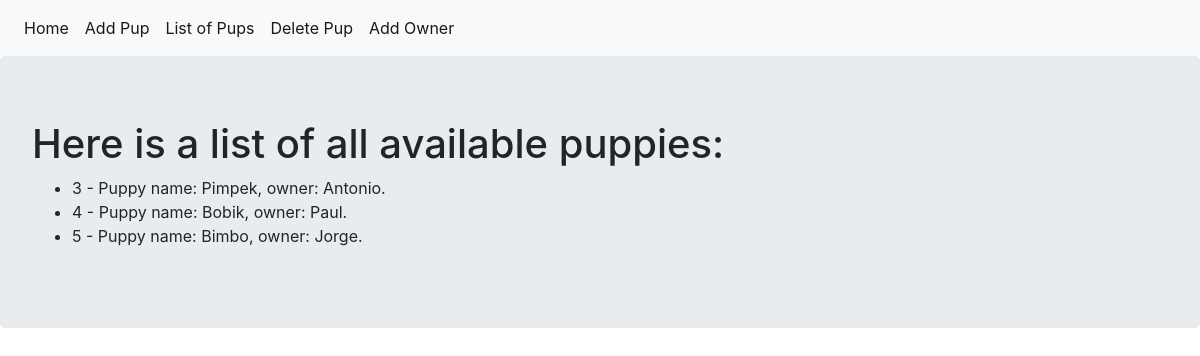
/list, run on an earlier commit of the app's database.
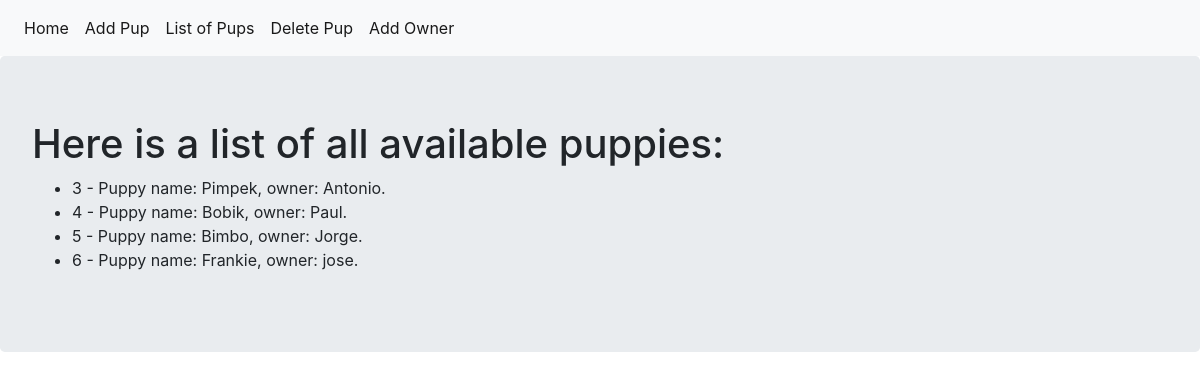
And on a later commit of the database.
### adoption_site.py (models this page shows, shortened)
class Puppy(db.Model):
    __tablename__ = 'puppies'
    id = db.Column(db.Integer, primary_key=True)
    name = db.Column(db.Text)
    owner = db.relationship('Owner', backref='puppy', uselist=False)
    def __repr__(self):
        if self.owner:
            return f'Puppy name: {self.name}, owner: {self.owner.name}.'
        else:
            return f'Puppy name: {self.name}, owner: No owner.'

class Owner(db.Model):
    __tablename__ = 'owners'
    id = db.Column(db.Integer, primary_key=True)
    name = db.Column(db.Text)
    puppy_id = db.Column(db.Integer, db.ForeignKey('puppies.id'))

### adoption_site.py (the view)
@app.route('/list')
def list_pup():
    puppies = Puppy.query.all()
    return render_template('list.html', puppies=puppies)

### templates/list.html
{% extends "base.html" %}
{% block content %}
<div class="jumbotron">
    <h1>Here is a list of all available puppies:</h1>
    <ul>
        {% for pup in puppies %}
        <li>{{pup.id}} - {{pup}}</li>
        {% endfor %}
    </ul>
</div>
{% endblock %}

### templates/base.html (shortened to what this page needs)
<!DOCTYPE html>
<html lang="en" dir="ltr">
    <head>
        <link rel="stylesheet" href="https://stackpath.bootstrapcdn.com/bootstrap/4.3.1/css/bootstrap.min.css">
    </head>
    <body>
        <nav class="navbar navbar-expand navbar-light bg-light">
            <div class="nav navbar-nav">
                <a class="nav-item nav-link active" href="{{url_for('index')}}">Home</a>
                <a class="nav-item nav-link active" href="{{url_for('add_pup')}}">Add Pup</a>
                <a class="nav-item nav-link active" href="{{url_for('list_pup')}}">List of Pups</a>
                <a class="nav-item nav-link active" href="{{url_for('del_pup')}}">Delete Pup</a>
                <a class="nav-item nav-link active" href="{{url_for('add_owner')}}">Add Owner</a>
            </div>
        </nav>
        {% block content %}
        {% endblock %}
    </body>
</html>

What changed in the data, as far as the page shows it:
added Puppy: id "6", name.name "Puppy name: Frankie, owner: jose."
